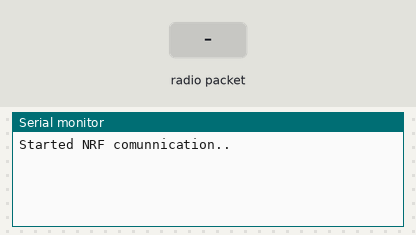
Bench run of a sketch on a simulated Arduino Uno, built with avr-gcc and run on an emulated ATmega328P. Shown: the last lines printed to the serial monitor. Inputs (shaded band) come from the test bench. No radio packets arrive unless stated.

Above: at 1.2 s.
1.3 s: radio packet "1" arrives
At 2.5 s:
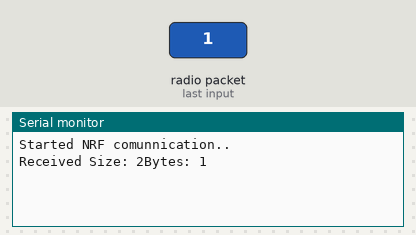
2.8 s: radio packet "0" arrives
At 3.8 s:
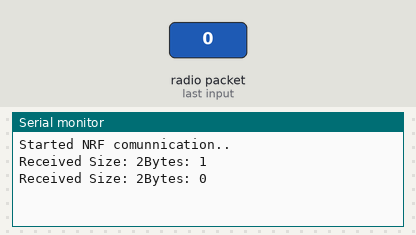
4.3 s: radio packet "2" arrives
At 5.0 s:
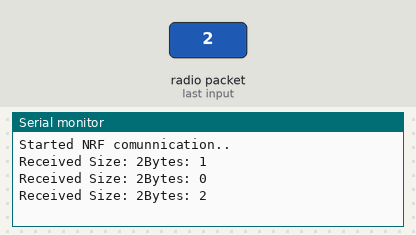

Measured:
- after the input at 1.3 s, the serial monitor: prints a new line at once (image 1)
- after the input at 2.8 s, the serial monitor: prints a new line at once (image 2)
- after the input at 4.3 s, the serial monitor: prints a new line at once (image 3)

The sketch:

receiver_dynamic_payload.ino
```cpp
#include<SPI.h>
#include<nRF24L01.h>
#include<RF24.h>

RF24 radio(4,5);  // CE and CSN

//Address Pipe
const byte address[] = "00011";

//ACK to be sent-->Transmitter
char ack[] = "Hello Transmitter";

void setup() {
 Serial.begin(115200);

 if(!radio.begin()){
  Serial.println("Hardware Error...");
  while(1);
 }

 Serial.println("Started NRF comunnication..");

 //Channel Set
 radio.setChannel(100);

 //Power Amplifier
 radio.setPALevel(RF24_PA_LOW);

 //Enable Auto ACK Payload
 radio.enableAckPayload();

//Enable Dynamic Payload
radio.enableDynamicPayloads();

//Preparation of ACK before sending to TX
radio.writeAckPayload(1,ack,sizeof(ack));

  //Address Pipe
 radio.openReadingPipe(1,address);

 //Transmitter Mode
 radio.startListening();

}

void loop() {

if(radio.available()){

  //Returns size of packet
  uint32_t packetSize = radio.getDynamicPayloadSize();

  //If packetSize > 32 it clears the RX buffer
  if(packetSize > 32 || packetSize ==0){
    radio.flush_rx();
    return;
  }

  // Creates Dynamic Array
  char *bufferDataPacket = new char[packetSize + 1];

  radio.read(bufferDataPacket,sizeof(packetSize));

  //String null termination
  bufferDataPacket[packetSize] = '\0';

  Serial.print("Received Size: ");
  Serial.print(packetSize);
  Serial.print("Bytes: ");
  Serial.println(bufferDataPacket);

  //Sending ACK again and again
  radio.writeAckPayload(1,ack,sizeof(ack));

  //Free UP Memory
  delete[] bufferDataPacket;

}

}
```
